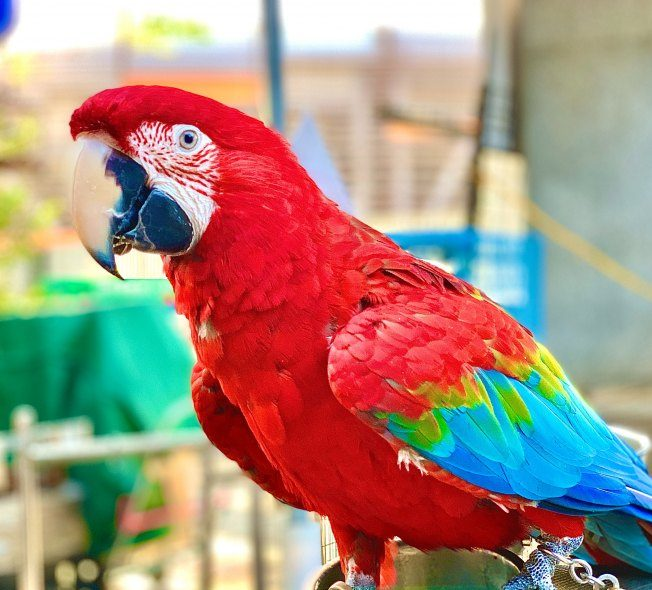
#> input picture images/parrot.jpg, 652 x 590 px
$ python 9_filter_color.py
#> lines starting #> are read from the running program, lines starting #| are printed output that depends on the picture; after the words box and inside, x2 and y2 are one past the last pixel; in counts of white or black regions, pixels touching at a corner belong together
import cv2
import numpy as np
img = cv2.imread('images/parrot.jpg')
#> img is the input picture: shape (590, 652, 3); mean B, G, R 126.5, 140.3, 165.4
# convert the bgr color space of image to hsv color space
hsv = cv2.cvtColor(img, cv2.COLOR_BGR2HSV)
#> hsv: shape (590, 652, 3); mean H, S, V 63.6, 129.9, 196
# threshold of blue in hsv space
lower_blue = np.array([60, 35, 140])
upper_blue = np.array([180, 255, 255])
# preparing the mask to overlay
mask = cv2.inRange(hsv, lower_blue, upper_blue)
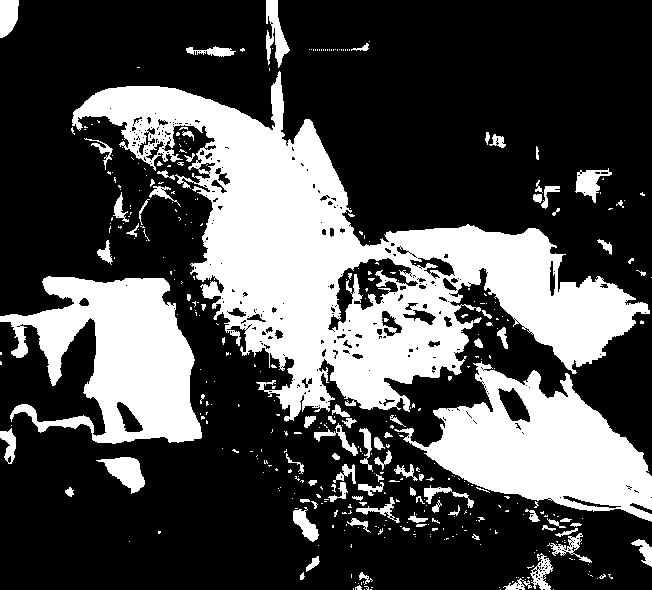
#> mask: shape (590, 652); 30.4% white; 415 white regions (325 under 20 px), largest, box (x1, y1, x2, y2) and area: (72, 71, 650, 422) 66049, (394, 361, 652, 522) 19792, (0, 276, 202, 444) 19020
# The black region in the mask has the value of 0,
# so when multiplied with original image removes all non-blue regions
result = cv2.bitwise_and(img, img, mask = mask)
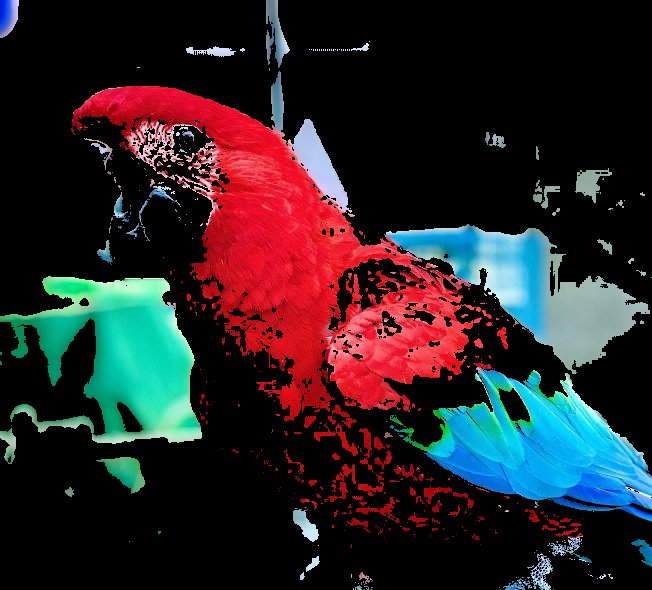
#> result: shape (590, 652, 3); mean B, G, R 38.7, 35.3, 41.9
cv2.imshow('img', img)
cv2.imshow('mask', mask)
cv2.imshow('result', result)
cv2.waitKey(0)
